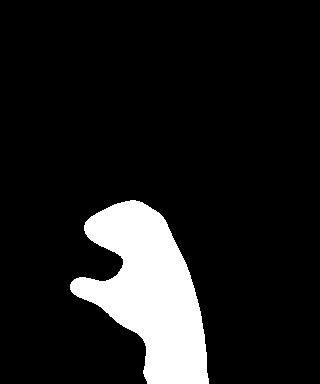
#> input picture accessible-_-jarvis/silhouettes/C_001.jpg, 320 x 384 px, given in place of the camera
$ python signcapture.py
#> lines starting #> are read from the running program, lines starting #| are printed output that depends on the picture; after the words box and inside, x2 and y2 are one past the last pixel; in counts of white or black regions, pixels touching at a corner belong together
import cv2
import numpy as np
import time

# General Settings
action = ''
score = 0
img_counter = 500
i=50

# Turn on/off the ability to save images
save_images, selected_gesture = True, 'peace'

# parameters
cap_region_x_begin = 0.5  # start point/total width
cap_region_y_end = 0.8  # start point/total width
threshold = 60  # binary threshold
blurValue = 41  # GaussianBlur parameter
bgSubThreshold = 50
learningRate = 0

# variableslt
isBgCaptured = 0  # bool, whether the background captured
triggerSwitch = False  # if true, keyboard simulator works


def remove_background(frame):
    fgmask = bgModel.apply(frame, learningRate=learningRate)
    kernel = np.ones((3, 3), np.uint8)
    fgmask = cv2.erode(fgmask, kernel, iterations=1)
    res = cv2.bitwise_and(frame, frame, mask=fgmask)
    return res


# Camera
camera = cv2.VideoCapture(0)
camera.set(10, 200)

while camera.isOpened():
    ret, frame = camera.read()
#> frame is the input picture: shape (384, 320, 3); min 0, max 255, mean 29.3
    frame = cv2.bilateralFilter(frame, 5, 50, 100)  # smoothing filter
    frame = cv2.flip(frame, 1)  # flip the frame horizontally
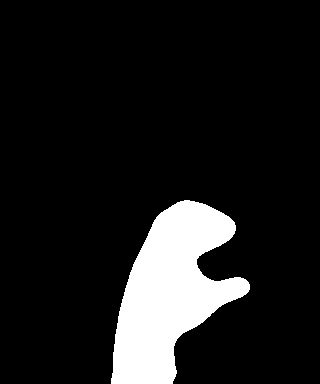
#> frame: shape (384, 320, 3); min 0, max 255, mean 29.3
    cv2.rectangle(frame, (int(cap_region_x_begin * frame.shape[1]), 0),
                  (frame.shape[1], int(cap_region_y_end * frame.shape[0])), (255, 0, 0), 2)
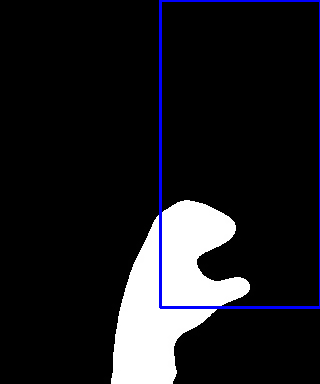
#> frame: shape (384, 320, 3); 1.64% of pixels changed, all inside (x1, y1, x2, y2) = (159, 0, 320, 309)

    cv2.imshow('camara', frame)

    # Run once background is captured
    if isBgCaptured == 1:
        img = remove_background(frame)
        img = img[0:int(cap_region_y_end * frame.shape[0]),
              int(cap_region_x_begin * frame.shape[1]):frame.shape[1]]  # clip the ROI
        # cv2.imshow('mask', img)

        # convert the image into binary image
        gray = cv2.cvtColor(img, cv2.COLOR_BGR2GRAY)
        blur = cv2.GaussianBlur(gray, (blurValue, blurValue), 0)
        # cv2.imshow('blur', blur)
        ret, thresh = cv2.threshold(blur, threshold, 255, cv2.THRESH_BINARY + cv2.THRESH_OTSU)
        # Add prediction and action text to thresholded image
        # cv2.putText(thresh, f"Prediction: {prediction} ({score}%)", (50, 50), cv2.FONT_HERSHEY_SIMPLEX, 1, (255,255,255))
        # cv2.putText(thresh, f"Action: {action}", (50, 100), cv2.FONT_HERSHEY_SIMPLEX, 1, (255,255,255))  # Draw the text
        # Draw the text
        #cv2.putText(thresh, f"Prediction: {prediction} ({score}%)", (50, 30), cv2.FONT_HERSHEY_SIMPLEX, 1,
                   # (255, 255, 255))
        #cv2.putText(thresh, f"Action: {action}", (50, 80), cv2.FONT_HERSHEY_SIMPLEX, 1,
        #            (255, 255, 255))  # Draw the text
        cv2.imshow('background', thresh) #mandar este frame para capturar el gesto en imwrite

    # Keyboard OP
    k = cv2.waitKey(10)
#> (key Esc is pressed here)
    if k == 27:  # press ESC to exit all windows at any time
        break
    elif k == ord('b'):  # press 'b' to capture the background
        bgModel = cv2.createBackgroundSubtractorMOG2(0, bgSubThreshold)
        time.sleep(2)
        isBgCaptured = 1
        print('Background captured')
    elif k == ord('r'):  # press 'r' to reset the background
        time.sleep(1)
        bgModel = None
        triggerSwitch = False
        isBgCaptured = 0
        print('Reset background')
    elif k == ord('c'):
        # If c pressed
        target = np.stack((thresh,) * 3, axis=-1)
        target = cv2.resize(target, (224, 224))
        target = target.reshape(1, 224, 224, 3)
        cv2.imwrite(f"C:/Users/zS22000728/Documents/InterfacesNaturalesDeUsuario/accessible-_-jarvis/silhouettes/V_{str(i).zfill(3)}.jpg", thresh)
        i+=1

$ run again, on accessible-_-jarvis/silhouettes/C_004.jpg
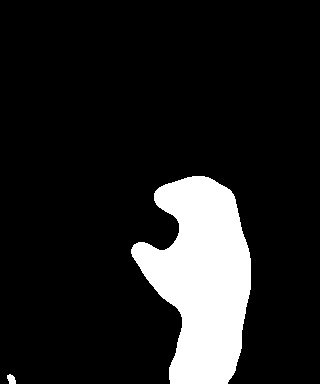
#> input picture accessible-_-jarvis/silhouettes/C_004.jpg, 320 x 384 px, given in place of the camera
#> frame is the input picture: shape (384, 320, 3); min 0, max 255, mean 33.1
#> `frame = cv2.flip(frame, 1)`:
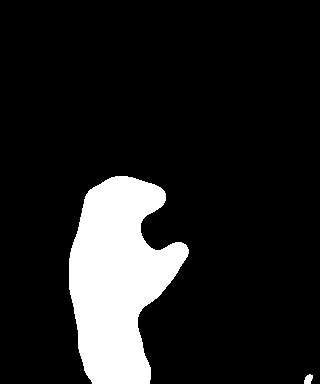
#> frame: shape (384, 320, 3); min 0, max 255, mean 33.1
#> `cv2.rectangle(frame, (int(cap_region_x_begin * frame.shape[1]), 0), (f..`:
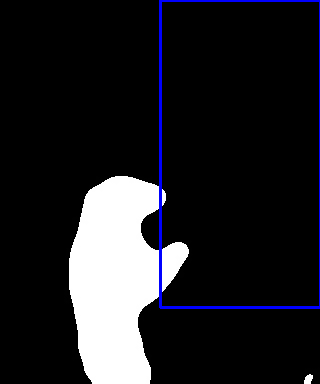
#> frame: shape (384, 320, 3); 1.64% of pixels changed, all inside (x1, y1, x2, y2) = (159, 0, 320, 309)
